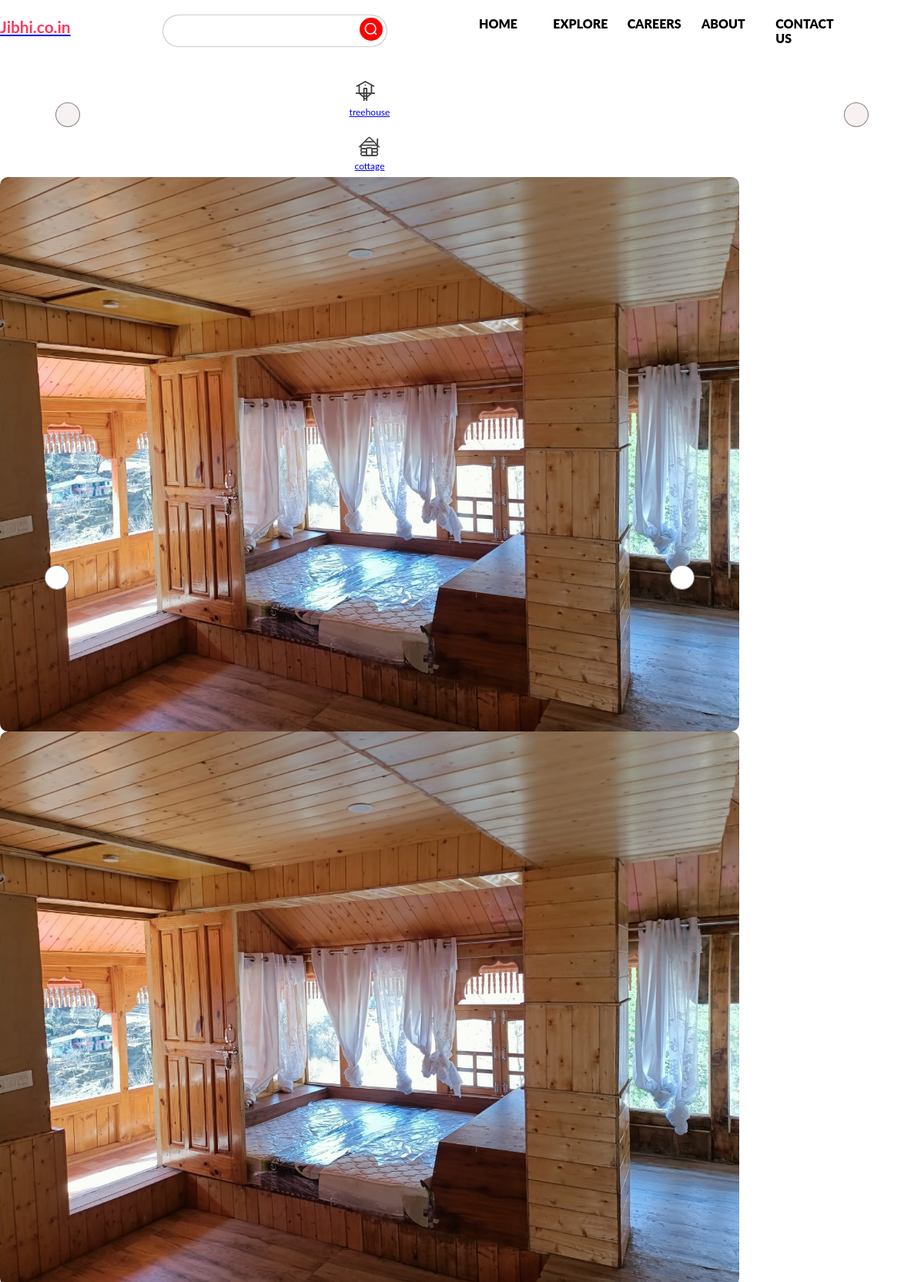
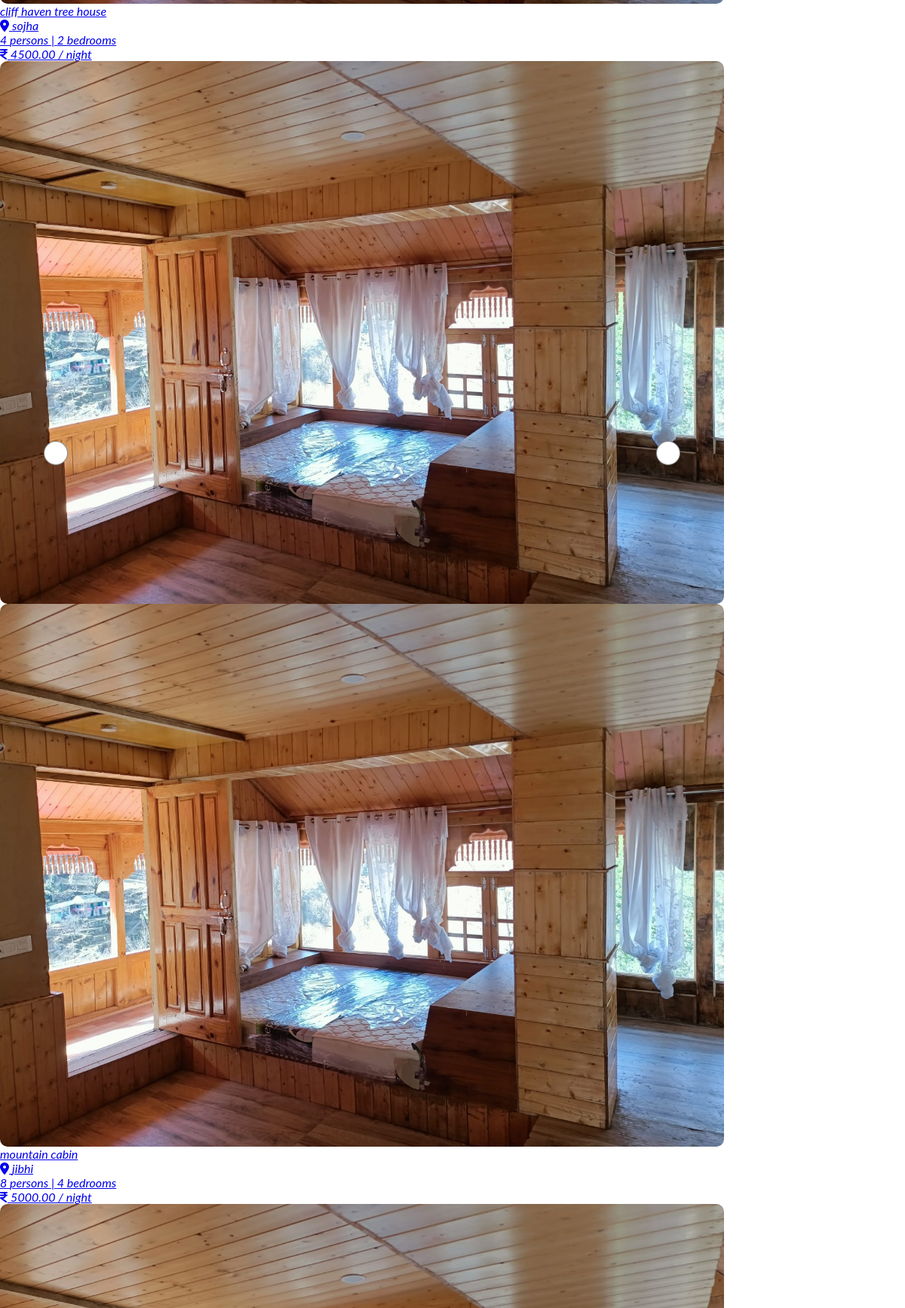
Page /stay/ (upper part) on the committed database (2 pictures, top to bottom).
### listings/models.py (models this page shows, shortened)
class Listings(models.Model):
    name = models.CharField(max_length=255)
    description = models.TextField()
    location = models.CharField(max_length=255)
    capacity = models.IntegerField()
    num_bedrooms = models.IntegerField()
    num_bathrooms = models.IntegerField()
    amenities = models.ManyToManyField(Amenities)
    price_per_night = models.DecimalField(max_digits=8, decimal_places=2)
    main_image = models.ImageField(upload_to='images/cottage/main-images')
    owner = models.ForeignKey(Host, on_delete=models.CASCADE)
    listing_type = models.CharField(
        max_length=10,default='hi',
        choices=[
            ('cottage', 'Cottage'),
            ('treehouse', 'Treehouse'),
            ('homestay', 'Homestay'),
            ('a-frame', 'A-Frame'),
            ('camp','Camping'),
            ('dome','Domes'),
            ('mudhosue','Mudhouse')
        ],
    )
    location_type = models.CharField(
        max_length=10,default='roadside',
        choices=[
            ('roadside', 'Roadside'),
            ('uphill', 'Uphill'),
            ('downhill', 'Downhill'),
            ('offroad', 'Offroad'),
        ],
    )

### listings/views.py (the view)
# urls.py: path('stay/', views.StayAll, name='stay'),
def StayAll(request):
    active_page='stay'
    listings = Listings.objects.all()
    context={"cottages":listings,'active_page':active_page}
    return render(request,'listings/stay.html',context)

### listings/templates/listings/stay.html (shortened to what this page needs)
{% extends 'main.html' %}
{% load static %}
{% block css %}
<link rel="stylesheet" href="{% static 'css/swiper-cat-list.css' %}">
<link rel="stylesheet" href="{% static 'css/swiper-listing-inner.css' %}">
{% endblock css %}
{% block content %}
    <section class="listings-cat-wrapper">
        <div class="swiper mySwiper-cat">
            <div class="swiper-wrapper">
              <div class="swiper-slide {% if listing_type == 'treehouse' %}active-cat{% endif %}">
                <a href="{% url 'stay' listing_type='treehouse' %}">
                  <img src="{% static 'assets/icons/listing-cat/icon-treehouse.svg' %}" alt="">
                  <div class="cat-title">
                    treehouse
                  </div>
                </a>
              </div>
              <div class="swiper-slide {% if listing_type == 'cottage' %}active-cat{% endif %}">
                <a href="{% url 'stay' listing_type='cottage' %}">
                <img src="{% static 'assets/icons/listing-cat/icon-cottage.svg' %}" alt="">
                <div class="cat-title">
                    cottage
                </div>
              </a>
              </div>
              <div class="swiper-slide {% if listing_type == 'homestay' %}active-cat{% endif %}">
                <a href="{% url 'stay' listing_type='homestay' %}">
                <div class="cat-title">
                </div>
              </a>
              </div>
              <div class="swiper-slide {% if listing_type == 'a-frame' %}active-cat{% endif %}">
                <a href="{% url 'stay' listing_type='a-frame' %}">
                <div class="cat-title">
                </div>
              </a>
              </div>
              <div class="swiper-slide {% if listing_type == 'camp' %}active-cat{% endif %}">
                <a href="{% url 'stay' listing_type='camp' %}">
                <div class="cat-title">
                </div>
              </a>
              </div>
              <div class="swiper-slide">
                <a href="{% url 'stay' listing_type='cottage' %}">
                <div class="cat-title">
                </div>
              </a>
              </div>
              <div class="swiper-slide {% if listing_type == 'dome' %}active-cat{% endif %}">
                <a href="{% url 'stay' listing_type='dome' %}">
                <div class="cat-title">
                </div>
              </a>
              </div>
              <div class="swiper-slide riverside">
                <a href="{% url 'stay' listing_type='cottage' %}">
                <div class="cat-title">
                </div>
              </a>
              </div>
              <div class="swiper-slide mudhouse {% if listing_type == 'mudhouse' %}active-cat{% endif %}">
                <a href="{% url 'stay' listing_type='mudhouse' %}">
                <div class="cat-title">
                </div>
              </a>
              </div>
            </div>
          </div>
          <div class="swiper-button-prev cat-prev"></div>
          <div class="swiper-button-next cat-next"></div>
    </section>
    <section class="listings">
      {% if cottages %}
     {% for cottage in cottages %}
      <div class="single-listing">
         <a href="#">
         <div class="swiper mySwiper-listing">
           <div class="swiper-wrapper">
             <div class="swiper-slide">
               <img src=" {{cottage.main_image.url}}" alt="hi" height="20px">
              </div>
              <div class="swiper-slide">
                <img src=" {{cottage.main_image.url}}" alt="hi" height="20px">
              </div>
            </div>
            <div class="swiper-button-next listing-next"></div>
            <div class="swiper-button-prev listing-prev"></div>
          </div>
          <div class="listing-info-wrapper">
            <i class="listing-title">{{cottage.name}}</i>
            <div class="item-wrapper">
              <i class="fa fa-solid fa-location-dot"></i>
              <i class="listing-location">{{cottage.location}}</i>
            </div>
            <i class="listing-accomodation">{{cottage.capacity}} persons | {{cottage.num_bedrooms}} bedrooms</i>
            <div class="item-wrapper">
              <i class="fa-solid fa-indian-rupee-sign"></i> <i class="listing-price">{{cottage.price_per_night}} / night</i>
            </div>
          </div>
         </a>
      </div>
        {% endfor %}
      {% else %}
      <h2>hii</h2>
        {% endif %}
    </section>
{% endblock content %}

### static/css/main.css (style rules this page uses)
* { margin: 0; padding: 0; box-sizing: border-box; font-family: 'Lato', 'Arial', sans-serif; -webkit-tap-highlight-color: transparent; }
section.listings-cat-wrapper { height: 150px; padding-top: 10px; position: relative; }
section.listings-cat-wrapper .swiper-slide { height: 70px; }
section.listings-cat-wrapper img { width: 40px; height: 40px; }

### rows in the picture
Listings: main_image (picture), name "cliff haven tree house", location "sojha", capacity "4", num_bedrooms "2", price_per_night "4500.00"
Listings: main_image (picture), name "mountain cabin", location "jibhi", capacity "8", num_bedrooms "4", price_per_night "5000.00"
Listings: main_image (picture)
